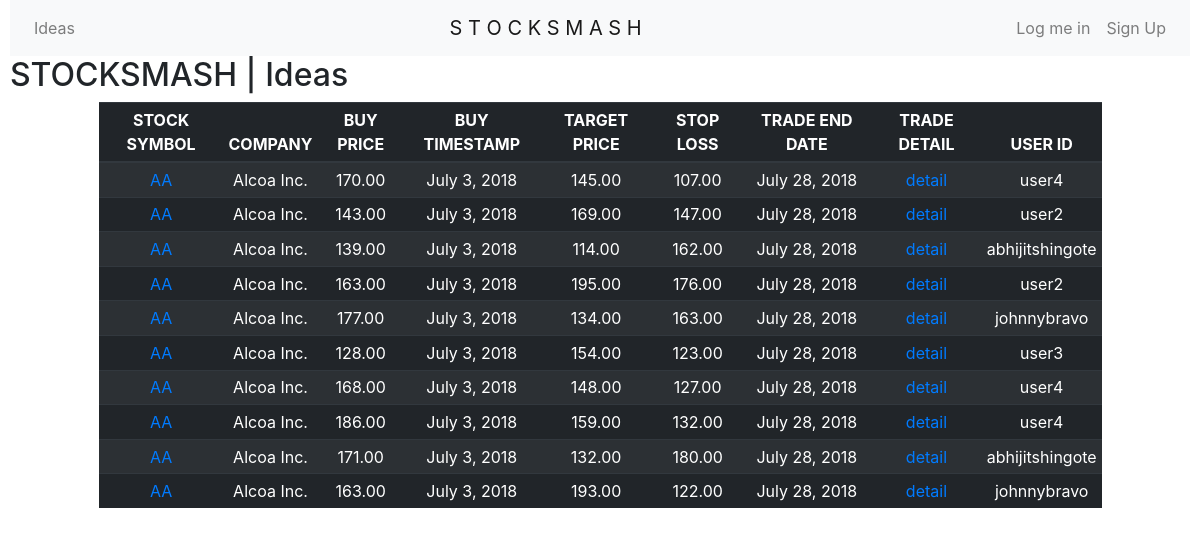
The page /ideas/AA/ on the database its author committed.
### ideas/models.py (models this page shows, shortened)
class Idea(models.Model):
	tickersymbol=models.ForeignKey('stocks.Stock',on_delete=models.CASCADE)
	buyprice=models.DecimalField(decimal_places=2,max_digits=9)
	buytimestamp=models.DateField(auto_now=True)
	targetprice=models.DecimalField(decimal_places=2,max_digits=9)
	tradeenddate=models.DateField()
	stoplossprice=models.DecimalField(decimal_places=2,max_digits=9)
	shortthesis=models.TextField(max_length=100)
	longthesis=models.TextField()
	user=models.ForeignKey(User,on_delete=models.CASCADE)
	created=models.DateField(auto_now_add=True)
	updated=models.DateField(auto_now=True)

### stocks/models.py (models this page shows)
class Stock(models.Model):
	tickersymbol=models.CharField(max_length=6)
	tickername=models.CharField(max_length=300)
	created=models.DateField(auto_now_add=True)
	updated=models.DateField(auto_now=True)
	def __str__(self):
		return self.tickersymbol

### ideas/views.py (the view)
# urls.py: url(r'^(?P<ticker>\w+)/',IdeabyStockView.as_view(),name='ideasbystock'),
class IdeabyStockView(ListView):
	def get_queryset(self):
		ticker=get_object_or_404(Stock,tickersymbol=self.kwargs['ticker'])
		return Idea.objects.filter(tickersymbol=ticker)

### templates/ideas/idea_list.html (shortened to what this page needs)
{% extends 'base.html' %}
{% block content %}
	<h2>STOCKSMASH | Ideas </h2>
	<table class="table table-striped table-dark table-sm">
		<thead>
			<tr>
				<th>STOCK SYMBOL</th>
				<th>COMPANY</th>
				<th>BUY PRICE</th>
				<th>BUY TIMESTAMP</th>
				<th>TARGET PRICE</th>
				<th>STOP LOSS</th>
				<th>TRADE END DATE</th>
				<th>TRADE DETAIL</th>
				<th>USER ID</th>
			</tr>
		</thead>
		<tbody>
			{%for idea in object_list %}
			<tr>
				<td><a href="{% url 'ideas:ideasbystock' idea.tickersymbol.tickersymbol %}">{{idea.tickersymbol}}</a></td>
				<td>{{idea.tickersymbol.tickername}}</td>
				<td>{{idea.buyprice}}</td>
				<td>{{idea.buytimestamp}}</td>
				<td>{{idea.targetprice}}</td>
				<td>{{idea.stoplossprice}}</td>
				<td>{{idea.tradeenddate}}</td>
				<td><a href="{% url 'ideas:ideadetail' idea.pk %}">detail
				</a></td>
				<td>{{idea.user}}</td>
			</tr>
				{% endfor %}
		</tbody>
	</table>
{% endblock %}

### templates/base.html (style rules this page uses)
body { margin: 0 10px; }
table { width: 85% !important; margin : 0 auto !important; }
td,th { text-align: center; }

### rows shown on the page
Idea: tickersymbol "AA", tickersymbol.tickername "Alcoa Inc.", buyprice "170.00", buytimestamp "July 3, 2018", targetprice "145.00", stoplossprice "107.00", tradeenddate "July 28, 2018", user "user4"
Idea: tickersymbol "AA", tickersymbol.tickername "Alcoa Inc.", buyprice "143.00", buytimestamp "July 3, 2018", targetprice "169.00", stoplossprice "147.00", tradeenddate "July 28, 2018", user "user2"
